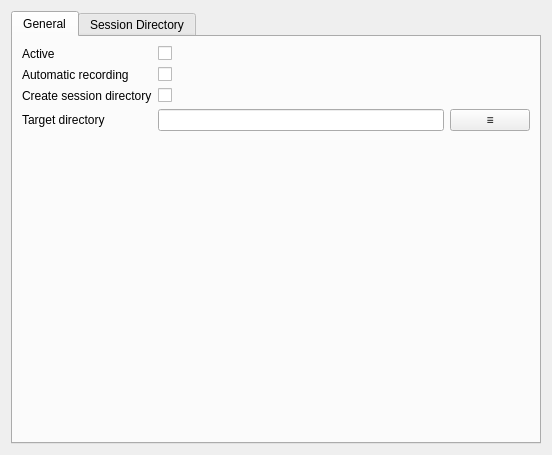
<?xml version="1.0" encoding="UTF-8"?>
<ui version="4.0">
 <class>GUI_StreamRecorderPreferences</class>
 <widget class="QWidget" name="GUI_StreamRecorderPreferences">
  <property name="geometry">
   <rect>
    <x>0</x>
    <y>0</y>
    <width>552</width>
    <height>455</height>
   </rect>
  </property>
  <property name="sizePolicy">
   <sizepolicy hsizetype="Expanding" vsizetype="Preferred">
    <horstretch>0</horstretch>
    <verstretch>0</verstretch>
   </sizepolicy>
  </property>
  <layout class="QGridLayout" name="gridLayout_2">
   <item row="0" column="0">
    <widget class="QTabWidget" name="tabWidget">
     <property name="focusPolicy">
      <enum>Qt::NoFocus</enum>
     </property>
     <property name="currentIndex">
      <number>0</number>
     </property>
     <widget class="QWidget" name="tab">
      <attribute name="title">
       <string>General</string>
      </attribute>
      <layout class="QGridLayout" name="gridLayout">
       <property name="spacing">
        <number>6</number>
       </property>
       <item row="3" column="0">
        <widget class="QLabel" name="label_2">
         <property name="text">
          <string>Target directory</string>
         </property>
        </widget>
       </item>
       <item row="5" column="1">
        <spacer name="verticalSpacer">
         <property name="orientation">
          <enum>Qt::Vertical</enum>
         </property>
         <property name="sizeHint" stdset="0">
          <size>
           <width>20</width>
           <height>40</height>
          </size>
         </property>
        </spacer>
       </item>
       <item row="3" column="2">
        <widget class="QPushButton" name="btn_path">
         <property name="toolTip">
          <string notr="true"/>
         </property>
         <property name="layoutDirection">
          <enum>Qt::LeftToRight</enum>
         </property>
         <property name="text">
          <string notr="true">≡</string>
         </property>
        </widget>
       </item>
       <item row="4" column="0" colspan="3">
        <widget class="QLabel" name="lab_warning">
         <property name="text">
          <string/>
         </property>
        </widget>
       </item>
       <item row="1" column="0">
        <widget class="QLabel" name="label_3">
         <property name="text">
          <string>Automatic recording</string>
         </property>
        </widget>
       </item>
       <item row="0" column="0">
        <widget class="QLabel" name="lab_active">
         <property name="text">
          <string notr="true">Active</string>
         </property>
        </widget>
       </item>
       <item row="0" column="1">
        <widget class="QCheckBox" name="cb_activate">
         <property name="focusPolicy">
          <enum>Qt::StrongFocus</enum>
         </property>
         <property name="text">
          <string/>
         </property>
        </widget>
       </item>
       <item row="1" column="1">
        <widget class="QCheckBox" name="cb_auto_rec">
         <property name="text">
          <string/>
         </property>
        </widget>
       </item>
       <item row="3" column="1">
        <widget class="QLineEdit" name="le_path">
         <property name="readOnly">
          <bool>false</bool>
         </property>
        </widget>
       </item>
       <item row="2" column="1">
        <widget class="QCheckBox" name="cb_create_session_path">
         <property name="text">
          <string/>
         </property>
        </widget>
       </item>
       <item row="2" column="0">
        <widget class="QLabel" name="label_4">
         <property name="text">
          <string>Create session directory</string>
         </property>
        </widget>
       </item>
      </layout>
     </widget>
     <widget class="QWidget" name="tab_2">
      <attribute name="title">
       <string>Session Directory</string>
      </attribute>
      <layout class="QGridLayout" name="gridLayout_4">
       <item row="4" column="0" colspan="2">
        <widget class="QWidget" name="widget" native="true">
         <property name="minimumSize">
          <size>
           <width>0</width>
           <height>60</height>
          </size>
         </property>
         <layout class="QGridLayout" name="gridLayout_3">
          <item row="4" column="0">
           <widget class="QPushButton" name="btn_default">
            <property name="text">
             <string notr="true">Default</string>
            </property>
           </widget>
          </item>
          <item row="0" column="0" colspan="3">
           <widget class="QLabel" name="label_6">
            <property name="text">
             <string>Choose available placeholders</string>
            </property>
           </widget>
          </item>
          <item row="3" column="0" colspan="3">
           <widget class="Line" name="line">
            <property name="orientation">
             <enum>Qt::Horizontal</enum>
            </property>
           </widget>
          </item>
          <item row="2" column="0" colspan="3">
           <widget class="QWidget" name="button_widget" native="true">
            <property name="sizePolicy">
             <sizepolicy hsizetype="Preferred" vsizetype="MinimumExpanding">
              <horstretch>0</horstretch>
              <verstretch>0</verstretch>
             </sizepolicy>
            </property>
           </widget>
          </item>
          <item row="4" column="2">
           <widget class="QPushButton" name="btn_undo">
            <property name="text">
             <string notr="true">Undo</string>
            </property>
           </widget>
          </item>
         </layout>
        </widget>
       </item>
       <item row="0" column="1">
        <widget class="QLineEdit" name="le_template"/>
       </item>
       <item row="0" column="0">
        <widget class="QLabel" name="label_5">
         <property name="text">
          <string>Path template</string>
         </property>
        </widget>
       </item>
       <item row="1" column="0" colspan="2">
        <widget class="Line" name="line_2">
         <property name="orientation">
          <enum>Qt::Horizontal</enum>
         </property>
        </widget>
       </item>
       <item row="3" column="0" colspan="2">
        <widget class="Line" name="line_3">
         <property name="orientation">
          <enum>Qt::Horizontal</enum>
         </property>
        </widget>
       </item>
       <item row="2" column="1">
        <widget class="QLineEdit" name="le_result_path"/>
       </item>
       <item row="2" column="0">
        <widget class="QLabel" name="label_7">
         <property name="text">
          <string>Example</string>
         </property>
        </widget>
       </item>
      </layout>
     </widget>
    </widget>
   </item>
  </layout>
 </widget>
 <tabstops>
  <tabstop>tabWidget</tabstop>
  <tabstop>cb_activate</tabstop>
  <tabstop>cb_auto_rec</tabstop>
  <tabstop>cb_create_session_path</tabstop>
  <tabstop>le_path</tabstop>
  <tabstop>btn_path</tabstop>
  <tabstop>le_template</tabstop>
  <tabstop>le_result_path</tabstop>
  <tabstop>btn_default</tabstop>
  <tabstop>btn_undo</tabstop>
 </tabstops>
 <resources/>
 <connections/>
</ui>
